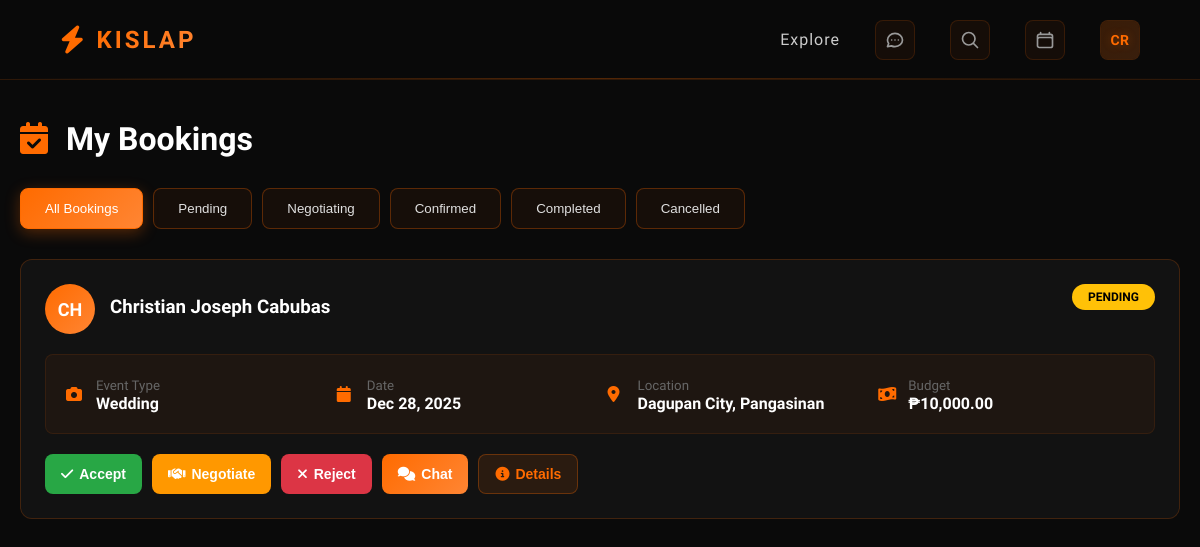
The page /index.php?controller=Worker&action=bookings (signed in) on the database as committed earlier.
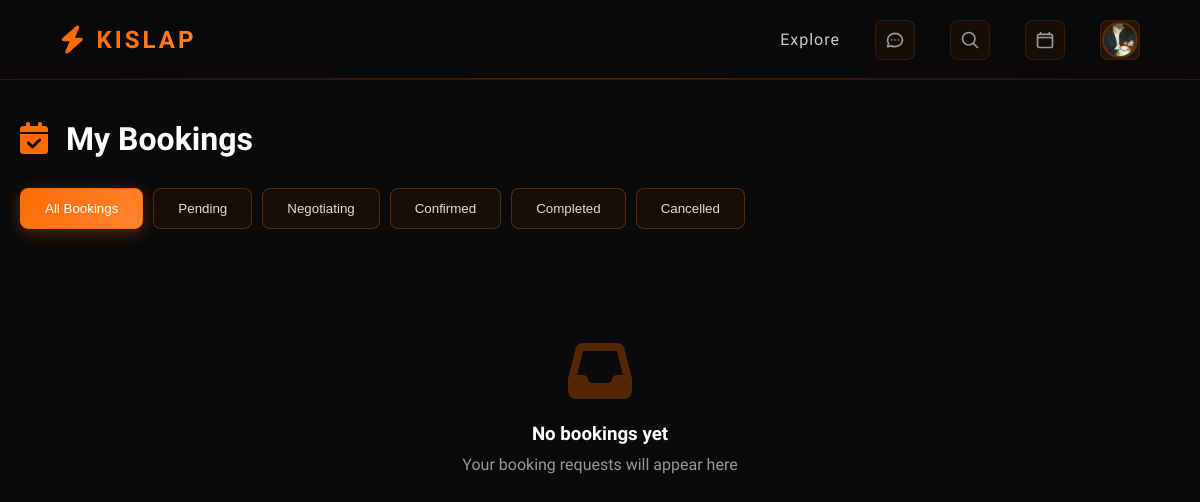
The same page on the database as committed later.
### tables this page shows
CREATE TABLE `conversations` (
  `conversation_id` int(11) NOT NULL,
  `user_id` int(11) NOT NULL,
  `worker_id` int(11) NOT NULL,
  `type` enum('ai','direct') DEFAULT 'direct',
  `booking_status` enum('pending_ai','pending_worker','pending_confirmation','negotiating','confirmed','awaiting_deposit','deposit_paid','in_progress','awaiting_final_payment','completed','rated','cancelled','requires_info') DEFAULT 'pending_ai',
  `created_at` timestamp NOT NULL DEFAULT current_timestamp(),
  `updated_at` timestamp NOT NULL DEFAULT current_timestamp() ON UPDATE current_timestamp()
);

CREATE TABLE `ai_temp_bookings` (
  `temp_booking_id` int(11) NOT NULL,
  `conversation_id` int(11) NOT NULL,
  `worker_id` int(11) NOT NULL,
  `package_id` int(11) DEFAULT NULL,
  `package_selection` int(11) DEFAULT NULL,
  `event_type` varchar(100) DEFAULT NULL,
  `event_date` date DEFAULT NULL,
  `event_time` time DEFAULT NULL,
  `event_location` text DEFAULT NULL,
  `budget` decimal(10,2) DEFAULT NULL,
  `worker_proposed_price` decimal(10,2) DEFAULT NULL,
  `final_price` decimal(10,2) DEFAULT NULL,
  `special_requests` text DEFAULT NULL,
  `worker_proposed_date` date DEFAULT NULL,
  `worker_proposed_time` time DEFAULT NULL,
  `worker_notes` text DEFAULT NULL,
  `deposit_amount` decimal(10,2) DEFAULT NULL,
  `deposit_paid` tinyint(1) DEFAULT 0,
  `deposit_paid_at` timestamp NULL DEFAULT NULL,
  `full_payment_paid` tinyint(1) DEFAULT 0,
  `full_payment_paid_at` timestamp NULL DEFAULT NULL,
  `completed_at` timestamp NULL DEFAULT NULL,
  `rated_at` timestamp NULL DEFAULT NULL,
  `cancellation_reason` text DEFAULT NULL,
  `cancelled_by` enum('user','worker','system') DEFAULT NULL,
  `created_at` timestamp NOT NULL DEFAULT current_timestamp(),
  `updated_at` timestamp NOT NULL DEFAULT current_timestamp() ON UPDATE current_timestamp()
);

### controllers/WorkerController.php (called while the page is built, shortened)
<?php
class WorkerController
{
    public function bookings(): void
    {
        $worker = $_SESSION['worker'] ?? null;
        require_once __DIR__ . '/../model/repositories/ChatRepository.php';
        $chatRepo = new ChatRepository();
        $workerId = $worker['worker_id'];
        $status = $_GET['status'] ?? null;
        if (in_array($status, ['pending', 'confirmed', 'completed', 'cancelled'])) {
            $allBookings = $chatRepo->getWorkerBookings($workerId, null);
            $bookings = [];
            foreach ($allBookings as $booking) {
                $bookingStatus = $booking['booking_status'] ?? '';
                if (empty($bookingStatus) || $bookingStatus === '') {
                    $bookingStatus = 'pending_worker';
                }
                $includeBooking = false;
                switch ($status) {
                    case 'pending':
                        $includeBooking = in_array($bookingStatus, ['pending_worker', 'pending_ai', 'requires_info']);
                        break;
                    case 'confirmed':
                        $includeBooking = in_array($bookingStatus, ['confirmed', 'awaiting_deposit', 'deposit_paid', 'in_progress']);
                        break;
                    case 'completed':
                        $includeBooking = in_array($bookingStatus, ['completed', 'rated']);
                        break;
                    case 'cancelled':
                        $includeBooking = in_array($bookingStatus, ['cancelled']);
                        break;
                }
                if ($includeBooking) {
                    $bookings[] = $booking;
                }
            }
        } else {
            $bookings = $chatRepo->getWorkerBookings($workerId, $status);
        }
        require __DIR__ . '/../views/worker/bookings.php';
    }
}

### Router.php (called while the page is built, shortened)
<?php
class Router
{
    private string $defaultAction = "index";
    public function route(): void
    {
        $actionName = $_GET["action"] ?? $this->defaultAction;
        $controller = new $controllerName();
        $controller->$actionName();
    }
}

### index.php (called while the page is built, shortened)
<?php
require_once "Router.php";
$router = new Router();
$router->route();

### model/repositories/BaseRepository.php (called while the page is built, shortened)
<?php
abstract class BaseRepository
{
    public function __construct()
    {
        $this->conn = new PDO("mysql:host=localhost;dbname=kislap", "root", "");
    }
}

### model/repositories/ChatRepository.php (called while the page is built, shortened)
<?php
require_once __DIR__ . '/BaseRepository.php';
class ChatRepository extends BaseRepository
{
    public function getWorkerBookings(int $workerId, ?string $status = null, int $limit = 0): array
    {
        try {
            $sql = "SELECT c.conversation_id, c.booking_status, c.type, c.created_at, c.updated_at,
                           u.user_id, u.firstName as user_first, u.lastName as user_last,
                           u.email as user_email, u.phoneNumber as customer_phone,
                           u.profilePhotoUrl as customer_photo,
                           CONCAT(u.firstName, ' ', u.lastName) as customer_name,
                           atb.event_type, atb.event_date, atb.event_time, atb.event_location,
                           atb.budget, atb.final_price, atb.deposit_paid, atb.deposit_amount,
                           atb.special_requests,
                           p.name as package_name, p.price as package_price, p.duration_hours as duration
                    FROM conversations c
                    LEFT JOIN user u ON c.user_id = u.user_id
                    LEFT JOIN ai_temp_bookings atb ON c.conversation_id = atb.conversation_id
                    LEFT JOIN packages p ON atb.package_id = p.package_id
                    WHERE c.worker_id = ?";
            $params = [$workerId];
            $sql .= " ORDER BY c.created_at DESC";
            $stmt = $this->conn->prepare($sql);
            $stmt->execute($params);
            return $stmt->fetchAll(PDO::FETCH_ASSOC);
        } catch (Exception $e) {
            error_log("Error fetching worker bookings: " . $e->getMessage());
            return [];
        }
    }
}

### views/worker/bookings.php (the view, shortened to what the rows shown need)
<?php
$bookings = $bookings ?? [];
?>
<!DOCTYPE html>
<html lang="en">
<head>
    <link href="https://cdnjs.cloudflare.com/ajax/libs/font-awesome/6.4.0/css/all.min.css" rel="stylesheet">
    <link rel="stylesheet" href="/Kislap/public/css/style.css">
    <link rel="stylesheet" href="/Kislap/public/css/workerBookings.css">
</head>
<body>
<?php require __DIR__ . '/../shared/navbar.php'; ?>
<div class="bookings-container">
    <div class="bookings-header">
        <h1><i class="fas fa-calendar-check"></i> My Bookings</h1>
    </div>
    <div class="bookings-grid">
        <?php if (empty($bookings)): ?>
            <div class="empty-state">
                <i class="fas fa-inbox"></i>
                <h3>No bookings yet</h3>
                <p>Your booking requests will appear here</p>
            </div>
        <?php else: ?>
            <?php foreach ($bookings as $booking): ?>
                <div class="booking-card">
                    <div class="booking-header">
                        <div class="customer-info">
                            <div class="customer-avatar">
                                <?php if ($booking['customer_photo']): ?>
                                    <img src="<?php echo htmlspecialchars($booking['customer_photo']); ?>" alt="Customer">
                                <?php else: ?>
                                    <?php echo strtoupper(substr($booking['customer_name'], 0, 2)); ?>
                                <?php endif; ?>
                            </div>
                            <div>
                                <h3><?php echo htmlspecialchars($booking['customer_name']); ?></h3>
                            </div>
                        </div>
                        <?php
                        $displayStatus = $booking['booking_status'] ?? '';
                        if (empty($displayStatus) || $displayStatus === '' || $displayStatus === null) {
                            $displayStatus = 'pending_worker';
                        }
                        ?>
                        <span class="status-badge status-<?php echo $displayStatus; ?>">
                            <?php
                            $statusLabels = [
                                'pending_worker' => 'Pending',
                                'pending_ai' => 'Pending',
                                'confirmed' => 'Confirmed',
                                'cancelled' => 'Cancelled',
                                'negotiating' => 'Negotiating',
                                'pending_confirmation' => 'Awaiting Confirmation',
                                'awaiting_deposit' => 'Awaiting Deposit',
                                'deposit_paid' => 'Deposit Paid',
                                'completed' => 'Completed',
                                'requires_info' => 'Needs Info'
                            ];
                            echo $statusLabels[$displayStatus] ?? ucfirst(str_replace('_', ' ', $displayStatus));
                            ?>
                        </span>
                    </div>
                    <div class="booking-details">
                        <div class="detail-item">
                            <i class="fas fa-camera"></i>
                            <div>
                                <small style="color: #666;">Event Type</small>
                                <div><strong><?php echo htmlspecialchars($booking['event_type']); ?></strong></div>
                            </div>
                        </div>
                        <div class="detail-item">
                            <i class="fas fa-calendar"></i>
                            <div>
                                <small style="color: #666;">Date</small>
                                <div><strong><?php echo date('M d, Y', strtotime($booking['event_date'])); ?></strong></div>
                            </div>
                        </div>
                        <div class="detail-item">
                            <i class="fas fa-map-marker-alt"></i>
                            <div>
                                <small style="color: #666;">Location</small>
                                <div><strong><?php echo htmlspecialchars($booking['event_location']); ?></strong></div>
                            </div>
                        </div>
                        <div class="detail-item">
                            <i class="fas fa-money-bill-wave"></i>
                            <div>
                                <small style="color: #666;">Budget</small>
                                <div><strong>₱<?php echo number_format($booking['budget'], 2); ?></strong></div>
                            </div>
                        </div>
                    </div>
                    <div class="booking-actions">
                        <?php
                        $status = $booking['booking_status'] ?? '';
                        if (empty($status) || $status === '' || $status === null) {
                            $status = 'pending_worker';
                        }
                        ?>
                        <?php if ($status === 'pending_worker' || $status === 'negotiating' || $status === 'pending_ai' || $status === 'requires_info'): ?>
                            <button class="btn btn-accept" onclick="acceptBooking(<?php echo $booking['conversation_id']; ?>)">
                                <i class="fas fa-check"></i> Accept
                            </button>
                            <button class="btn btn-negotiate" onclick="showNegotiateModal(<?php echo $booking['conversation_id']; ?>, <?php echo htmlspecialchars(json_encode($booking)); ?>)">
                                <i class="fas fa-handshake"></i> Negotiate
                            </button>
                            <button class="btn btn-reject" onclick="showRejectModal(<?php echo $booking['conversation_id']; ?>)">
                                <i class="fas fa-times"></i> Reject
                            </button>
                        <?php endif; ?>
                        <button class="btn btn-chat" onclick="openChat(<?php echo $booking['conversation_id']; ?>)">
                            <i class="fas fa-comments"></i> Chat
                        </button>
                        <button class="btn btn-info" onclick="showBookingDetails(<?php echo htmlspecialchars(json_encode($booking)); ?>)">
                            <i class="fas fa-info-circle"></i> Details
                        </button>
                    </div>
                </div>
            <?php endforeach; ?>
        <?php endif; ?>
    </div>
</div>
</body>
</html>

Rows that differ between the two databases and show on the page:
no longer on this page (row edited): conversations: customer_name "CH", customer_name "Christian Joseph Cabubas", displayStatus "PENDING", ai_temp_bookings.event_type "Wedding", ai_temp_bookings.event_date "Dec 28, 2025", ai_temp_bookings.event_location "Dagupan City, Pangasinan", ai_temp_bookings.budget "10,000.00"
Other text that changed with them:
$initials: "CR" → (not shown)
text now shown: "No bookings yet Your booking requests will appear here"
